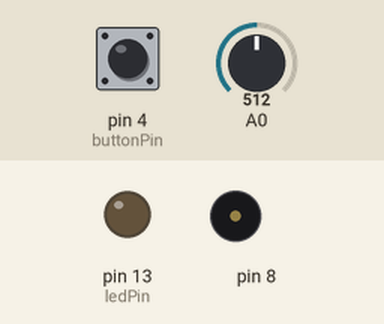
This sketch was run on a simulated Arduino Uno, built with avr-gcc and run on an emulated ATmega328P. Shown: output pins drawn as LEDs (lit = HIGH), buzzer (waves = sounding). The test bench sets the inputs (shaded band); at power-on: pin 4 (buttonPin) LOW, A0 = 512.

Above: at 6.2 s.
6.3 s: pin 4 (buttonPin) pulled HIGH for 0.15 s
At 7.0 s:
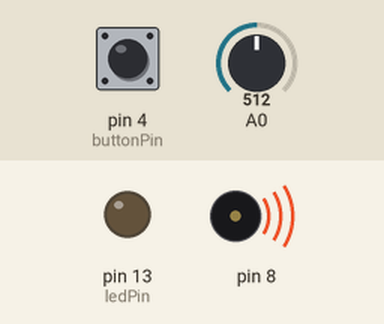
7.9 s: pin 4 (buttonPin) pulled HIGH for 1 s
At 8.9 s:
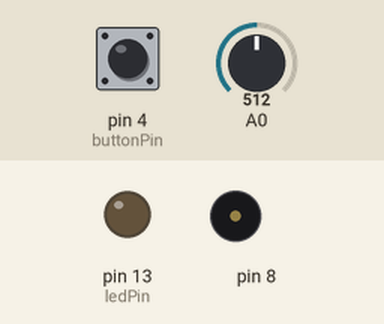
10.4 s: pin 4 (buttonPin) pulled HIGH for 3.2 s
At 11.3 s:
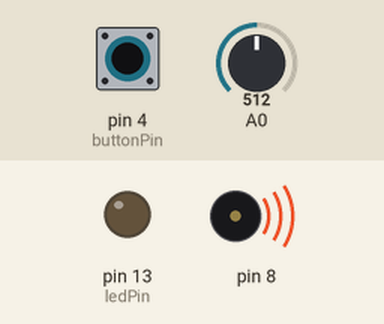
Timing chart, 0 to 13.4 s (numbered marks = the images above; inputs shaded):
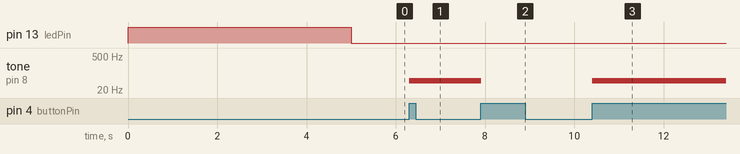

Measured:
- after the input at 6.3 s, tone on pin 8: silent → 49 Hz at once
- after the input at 7.9 s, tone on pin 8: 49 Hz → silent at once
- after the input at 10.4 s, tone on pin 8: silent → 49 Hz at once

The sketch:

theremin.ino
```cpp
int sensorValue;
int sensorLow = 1023;
int sensorHigh = 0;

const int ledPin = 13;

int switchState = 0;
bool isTheButtonBeingPressed = false;
bool play = false;

int buttonPin=4;

void setup() {

  pinMode(ledPin, OUTPUT);
  digitalWrite(ledPin, HIGH);

  while (millis() < 5000) {


    sensorValue = analogRead(A0);
    if (sensorValue > sensorHigh) {
      sensorHigh = sensorValue;
    }
    if (sensorValue < sensorLow) {
      sensorLow = sensorValue;
    }
  }
 digitalWrite(ledPin, LOW);
}

void loop() {
  checkButton();
  if (play) {
   sound();
  }
}

void checkButton(){
  switchState = digitalRead(buttonPin);
  if (switchState == HIGH){
    if (isTheButtonBeingPressed == false){
      play = !play;
      isTheButtonBeingPressed = true;
  }
}
else{
  isTheButtonBeingPressed = false;
}
}

void sound() {
  sensorValue = analogRead(A0);
  int pitch =
   map(sensorValue,sensorLow,sensorHigh, 50, 4000);

  tone(8,pitch,20);


  delay(10);
}
```
